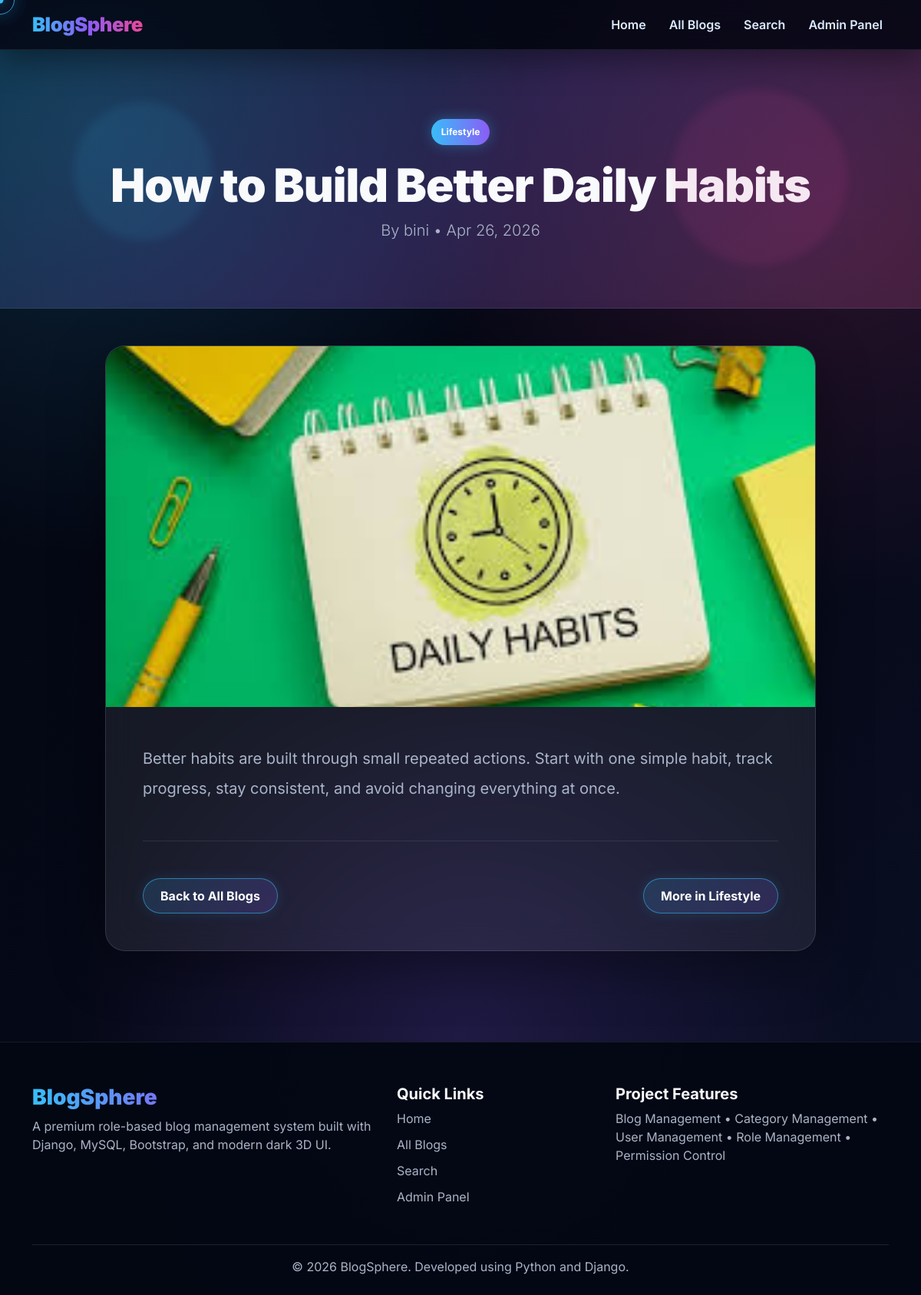
Page /blogs/how-to-build-better-daily-habits/ on the committed database.
### blogs/models.py (models this page shows, shortened)
class Blog(models.Model):
    STATUS_CHOICES = (
        ('draft', 'Draft'),
        ('published', 'Published'),
    )
    title = models.CharField(max_length=200)
    slug = models.SlugField(unique=True, blank=True)
    content = models.TextField()
    category = models.ForeignKey(Category, on_delete=models.CASCADE, related_name='blogs')
    author = models.ForeignKey(User, on_delete=models.CASCADE)
    image = models.ImageField(upload_to='blog_images/', blank=True, null=True)
    status = models.CharField(max_length=20, choices=STATUS_CHOICES, default='draft')
    created_at = models.DateTimeField(auto_now_add=True)
    updated_at = models.DateTimeField(auto_now=True)

class Category(models.Model):
    name = models.CharField(max_length=100)
    slug = models.SlugField(unique=True, blank=True)
    description = models.TextField(blank=True, null=True)
    created_at = models.DateTimeField(auto_now_add=True)
    class Meta:
        verbose_name_plural = "Categories"

### blogs/views.py (the view)
# urls.py: path('blogs/<slug:slug>/', views.blog_detail, name='blog_detail'),
def blog_detail(request, slug):
    blog = get_object_or_404(Blog, slug=slug, status='published')
    return render(request, 'blogs/blog_detail.html', {
        'blog': blog
    })

### templates/blogs/blog_detail.html (shortened to what this page needs)
{% extends 'base.html' %}
{% block content %}
<section class="page-header text-center">
    <div class="container position-relative">
        <span class="category-badge mb-3 fade-in-up">{{ blog.category.name }}</span>
        <h1 class="page-title fade-in-up delay-1">
            {{ blog.title }}
        </h1>
        <p class="lead text-soft fade-in-up delay-2">
            By {{ blog.author.username }} • {{ blog.created_at|date:"M d, Y" }}
        </p>
    </div>
</section>
<section class="py-5">
    <div class="container">
        <div class="row justify-content-center">
            <div class="col-lg-10">
                <article class="glass-card overflow-hidden fade-in-up">
                    {% if blog.image %}
                        <div class="blog-img-wrap" style="height: 470px;">
                            <img src="{{ blog.image.url }}" alt="{{ blog.title }}">
                        </div>
                    {% endif %}
                    <div class="p-4 p-md-5">
                        <p class="fs-5 text-soft" style="line-height: 1.95;">
                            {{ blog.content }}
                        </p>
                        <hr class="border-secondary my-5">
                        <div class="d-flex justify-content-between align-items-center flex-wrap gap-3">
                            <a href="{% url 'blog_list' %}" class="neon-btn">
                                Back to All Blogs
                            </a>
                            <a href="{% url 'category_blogs' blog.category.slug %}" class="neon-btn">
                                More in {{ blog.category.name }}
                            </a>
                        </div>
                    </div>
                </article>
            </div>
        </div>
    </div>
</section>
{% endblock %}

### templates/base.html (style rules this page uses)
:root { --bg-dark: #050816; --bg-dark-2: #080b1f; --card-dark: rgba(255, 255, 255, 0.075); --border-glow: rgba(139, 92, 246, 0.55); --text-main: #f8fafc; --text-muted: #aab4c8; --neon-blue: #38bdf8; --neon-purple: #8b5cf6; --neon-pink: #ec4899; --neon-yellow: #facc15; }
* { box-sizing: border-box; }
html { scroll-behavior: smooth; }
body { font-family: 'Inter', sans-serif; background: radial-gradient(circle at 10% 10%, rgba(56, 189, 248, 0.16), transparent 30%), radial-gradient(circle at 90% 15%, rgba(236, 72, 153, 0.16), transparent 30%), radial-gradient(circle at 50% 80%, rgba(139, 92, 246, 0.18), transparent 35%), linear-gradient(135deg, #030712, #050816, #0b1026); color: var(--text-main); min-height: 100vh; overflow-x: hidden; cursor: none; }
a { color: inherit; }
.page-header { position: relative; padding: 90px 0 70px; background: linear-gradient(135deg, rgba(14, 165, 233, 0.18), rgba(139, 92, 246, 0.22), rgba(236, 72, 153, 0.16)), rgba(255, 255, 255, 0.03); overflow: hidden; border-bottom: 1px solid rgba(255, 255, 255, 0.08); }
.page-header::before, .page-header::after { content: ""; position: absolute; border-radius: 50%; filter: blur(6px); opacity: 0.55; animation: floatShape 7s ease-in-out infinite alternate; }
.page-header::before { width: 180px; height: 180px; background: rgba(56, 189, 248, 0.18); left: 8%; top: 20%; }
.page-header::after { width: 230px; height: 230px; background: rgba(236, 72, 153, 0.18); right: 8%; top: 15%; animation-delay: 1.5s; }
.page-title { font-size: clamp(2.2rem, 5vw, 4.5rem); font-weight: 900; letter-spacing: -1px; }
.text-soft { color: var(--text-muted); }
.glass-card { background: var(--card-dark); backdrop-filter: blur(18px); border: 1px solid rgba(255, 255, 255, 0.12); border-radius: 26px; box-shadow: 0 20px 70px rgba(0, 0, 0, 0.35), inset 0 1px 0 rgba(255, 255, 255, 0.08); }
.blog-img-wrap { overflow: hidden; height: 225px; background: #111827; }
.blog-img-wrap img { width: 100%; height: 100%; object-fit: cover; transition: 0.55s ease; }
.category-badge { display: inline-block; color: white; font-size: 0.75rem; font-weight: 700; padding: 8px 13px; border-radius: 999px; background: linear-gradient(90deg, var(--neon-blue), var(--neon-purple)); box-shadow: 0 0 18px rgba(56, 189, 248, 0.35); }
.neon-btn { border: 1px solid rgba(56, 189, 248, 0.55); color: white; background: linear-gradient(135deg, rgba(56, 189, 248, 0.16), rgba(139, 92, 246, 0.18)); border-radius: 999px; padding: 10px 22px; font-weight: 700; transition: 0.35s ease; box-shadow: 0 0 18px rgba(56, 189, 248, 0.12); text-decoration: none; }
.fade-in-up { opacity: 0; transform: translateY(35px); animation: fadeInUp 0.9s ease forwards; }
.delay-1 { animation-delay: 0.15s; }
.delay-2 { animation-delay: 0.3s; }

### rows in the picture
Blog: category.name "Lifestyle", title "How to Build Better Daily Habits", author.username "bini", created_at "Apr 26, 2026", image (picture), content "Better habits are built through small repeated actions. Start with one simple habit, track progress, stay consistent, and avoid changing everything at once."
